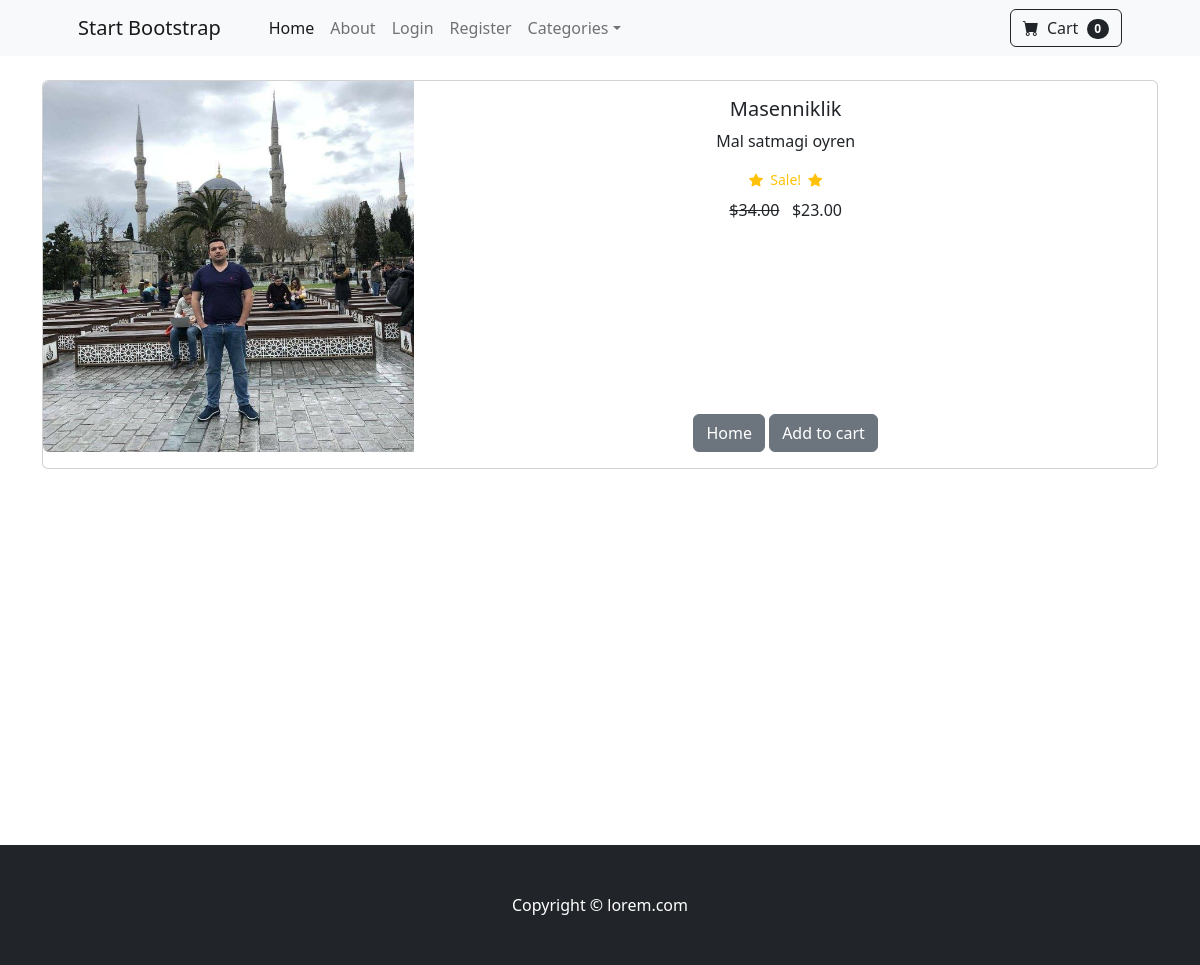
The app's page /product/4 with its own data.
### store/models.py (models this page shows, shortened)
class Product(models.Model):
    name = models.CharField(max_length=100,)
    price = models.DecimalField(default=0,decimal_places=2, max_digits=6)
    category = models.ForeignKey(Category, on_delete=models.CASCADE, default=1)
    description = models.CharField(max_length=250,default='', blank=True,null = True )
    image = models.ImageField(upload_to='uploads/product')
    is_sale = models.BooleanField(default=False)
    sales_price = models.DecimalField(default=0,decimal_places=2,max_digits=6 )

### store/views.py (the view)
# urls.py: path('product/<int:pk>', views.product,name='product'),
def product(request,pk):
    product = Product.objects.get(id=pk)
    return render(request, 'product.html', {'product':product})

### cart/cart.py (called while the page is built)
    def __len__(self):
        return len(self.cart)

### cart/context_processors.py (called while the page is built)
def cart(request):
    return{'cart': Cart(request)}

### templates/product.html (shortened to what this page needs)
{% extends "base.html" %}
{% block content%}
<div class="container">
<br>
    <div class="card mb-3">
    <div class="row g-0">
        <div class="col-md-4">
        <img src="{{ product.image.url}}" class="img-fluid rounded-start" alt="...">
        </div>
        <div class="col-md-8">
            <div class="card-body" >
                <center>
                    <h5 class="card-title">{{product.name}}</h5>
                    <p class="card-text">{{ product.description}}</p>
                    {% if product.is_sale %}
                    <div class="d-flex justify-content-center small text-warning mb-2">
                                     <div class="bi-star-fill"></div>&nbsp;&nbsp;Sale!&nbsp;&nbsp;
                                     <div class="bi-star-fill"></div>
                                    </div>
                                    <strike>${{product.price}}</strike>
                                    &nbsp;
                                    ${{ product.sales_price }}
                    {% else %}
                        ${{ product.price}}
                        <br> ID: {{ product.id}}
                    {% endif %}
                    <br>
                    <br><br><br><br><br><br><br><br>
                    <a href="{% url 'home'%}" class="btn btn-secondary">Home</a>
                    <button type ="button" value= "{{product.id}}" class = "btn btn-secondary" id="add-cart" >Add to cart</button>
                </center>
            </div>
        </div>
    </div>
    </div>
<br><br><br><br><br><br><br><br><br><br><br><br><br><br><br>
</div>
{% endblock%}

### records on screen
Product: image (picture), name "Masenniklik", description "Mal satmagi oyren", price "34.00", sales_price "23.00"

### other values on screen
{{ cart|length }} "0"
